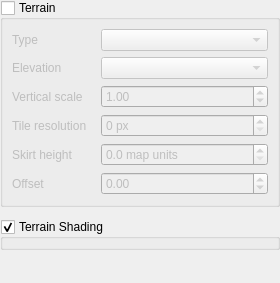
             <widget class="QWidget" name="scrollAreaTerrainWidgetContents">
              <property name="geometry">
               <rect>
                <x>0</x>
                <y>0</y>
                <width>280</width>
                <height>283</height>
               </rect>
              </property>
              <layout class="QVBoxLayout" name="verticalLayoutTerrain">
               <property name="leftMargin">
                <number>0</number>
               </property>
               <property name="topMargin">
                <number>0</number>
               </property>
               <property name="rightMargin">
                <number>0</number>
               </property>
               <property name="bottomMargin">
                <number>0</number>
               </property>
               <item>
                <widget class="QGroupBox" name="groupTerrain">
                 <property name="title">
                  <string>Terrain</string>
                 </property>
                 <property name="checkable">
                  <bool>true</bool>
                 </property>
                 <property name="checked">
                  <bool>false</bool>
                 </property>
                 <layout class="QGridLayout" name="gridLayout1">
                  <item row="3" column="0">
                   <widget class="QLabel" name="labelTerrainResolution">
                    <property name="text">
                     <string>Tile resolution</string>
                    </property>
                   </widget>
                  </item>
                  <item row="4" column="1" colspan="2">
                   <widget class="QgsDoubleSpinBox" name="spinTerrainSkirtHeight">
                    <property name="suffix">
                     <string> map units</string>
                    </property>
                    <property name="decimals">
                     <number>1</number>
                    </property>
                    <property name="maximum">
                     <double>10000.000000000000000</double>
                    </property>
                    <property name="singleStep">
                     <double>10.000000000000000</double>
                    </property>
                   </widget>
                  </item>
                  <item row="0" column="1" colspan="2">
                   <widget class="QComboBox" name="cboTerrainType"/>
                  </item>
                  <item row="4" column="0">
                   <widget class="QLabel" name="labelTerrainSkirtHeight">
                    <property name="text">
                     <string>Skirt height</string>
                    </property>
                   </widget>
                  </item>
                  <item row="1" column="1" colspan="2">
                   <widget class="QgsMapLayerComboBox" name="cboTerrainLayer"/>
                  </item>
                  <item row="3" column="1" colspan="2">
                   <widget class="QgsSpinBox" name="spinTerrainResolution">
                    <property name="suffix">
                     <string> px</string>
                    </property>
                    <property name="maximum">
                     <number>4096</number>
                    </property>
                   </widget>
                  </item>
                  <item row="1" column="0">
                   <widget class="QLabel" name="labelTerrainLayer">
                    <property name="text">
                     <string>Elevation</string>
                    </property>
                   </widget>
                  </item>
                  <item row="2" column="1" colspan="2">
                   <widget class="QgsDoubleSpinBox" name="spinTerrainScale">
                    <property name="value">
                     <double>1.000000000000000</double>
                    </property>
                   </widget>
                  </item>
                  <item row="0" column="0">
                   <widget class="QLabel" name="labelTerrainType">
                    <property name="text">
                     <string>Type</string>
                    </property>
                   </widget>
                  </item>
                  <item row="2" column="0">
                   <widget class="QLabel" name="labelTerrainScale">
                    <property name="text">
                     <string>Vertical scale</string>
                    </property>
                   </widget>
                  </item>
                  <item row="5" column="1" colspan="2">
                   <widget class="QgsDoubleSpinBox" name="terrainElevationOffsetSpinBox">
                    <property name="minimum">
                     <double>-1000000.000000000000000</double>
                    </property>
                    <property name="maximum">
                     <double>1000000.000000000000000</double>
                    </property>
                   </widget>
                  </item>
                  <item row="5" column="0">
                   <widget class="QLabel" name="labelterrainElevationOffset">
                    <property name="text">
                     <string>Offset</string>
                    </property>
                   </widget>
                  </item>
                 </layout>
                </widget>
               </item>
               <item>
                <widget class="QFrame" name="groupMeshTerrainShading">
                 <layout class="QVBoxLayout" name="verticalLayout">
                  <property name="leftMargin">
                   <number>0</number>
                  </property>
                  <property name="topMargin">
                   <number>0</number>
                  </property>
                  <property name="rightMargin">
                   <number>0</number>
                  </property>
                  <property name="bottomMargin">
                   <number>0</number>
                  </property>
                 </layout>
                </widget>
               </item>
               <item>
                <widget class="QGroupBox" name="groupTerrainShading">
                 <property name="title">
                  <string>Terrain Shading</string>
                 </property>
                 <property name="checkable">
                  <bool>true</bool>
                 </property>
                 <layout class="QVBoxLayout" name="verticalLayout_2">
                  <property name="leftMargin">
                   <number>0</number>
                  </property>
                  <property name="topMargin">
                   <number>0</number>
                  </property>
                  <property name="rightMargin">
                   <number>0</number>
                  </property>
                  <property name="bottomMargin">
                   <number>0</number>
                  </property>
                  <item>
                   <widget class="QgsPhongMaterialWidget" name="widgetTerrainMaterial" native="true"/>
                  </item>
                 </layout>
                </widget>
               </item>
               <item>
                <spacer name="verticalSpacerTerrain">
                 <property name="orientation">
                  <enum>Qt::Vertical</enum>
                 </property>
                 <property name="sizeHint" stdset="0">
                  <size>
                   <width>20</width>
                   <height>0</height>
                  </size>
                 </property>
                </spacer>
               </item>
              </layout>
             </widget>
